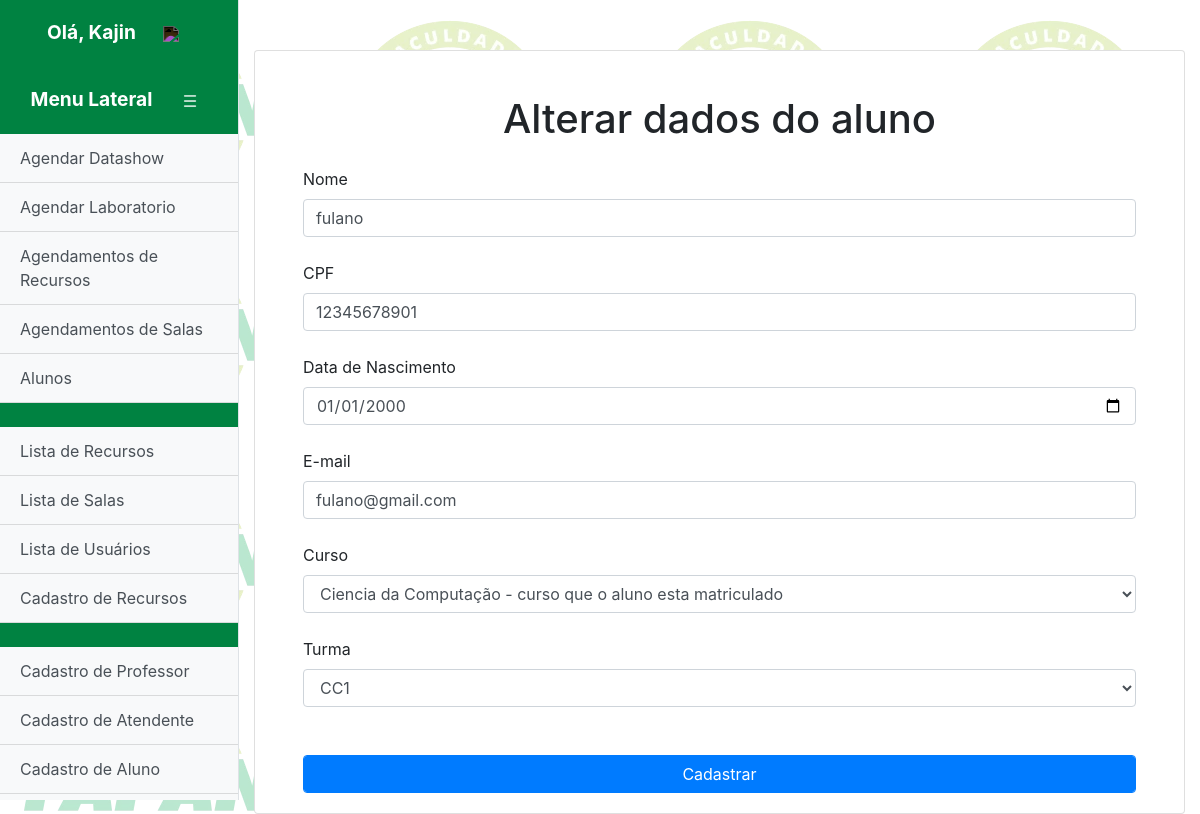
The page /altera_aluno.php?id_aluno=1 (signed in) on the database its author committed.
### tables this page shows
CREATE TABLE `aluno` (
  `id_aluno` int(11) NOT NULL,
  `nome` varchar(100) NOT NULL,
  `cpf` varchar(11) NOT NULL,
  `data_nasc` varchar(15) NOT NULL,
  `email` varchar(100) NOT NULL,
  `curso` int(11) NOT NULL,
  `turma` varchar(20) DEFAULT NULL
);

CREATE TABLE `curso` (
  `id` int(11) NOT NULL,
  `nome` varchar(100) NOT NULL
);

### altera_aluno.php (the view, shortened to what this page needs)
<?php
include("conexao.php");
$id_aluno = $_GET['id_aluno'];
?>
<!DOCTYPE html>
<html lang="en">
<head>
    <link rel="stylesheet" href="https://stackpath.bootstrapcdn.com/bootstrap/4.5.2/css/bootstrap.min.css">
    <link rel="stylesheet" href="styles.css">
</head>
<body>
    <div class="d-flex" id="wrapper">
    <?php include("menulateral.php"); ?>
        <div id="page-content-wrapper" class="container-fluid">
            <div class="card">
                <div class="card-body">
                    <h1 class="mt-4 mb-4" style="text-align: center;">Alterar dados do aluno</h1>
                    <form action="altera_aluno_sucesso.php?id_aluno= <?=$id_aluno?>" method="POST">
                    <?php
                        $sql = "SELECT * FROM aluno WHERE id_aluno = $id_aluno";
                        $resultado = $conn->query($sql);
                        if ($resultado->num_rows > 0) {
                            while ($assoc = $resultado->fetch_assoc()) {
                                $nome_turma = $assoc['turma'];
                                $curso = "SELECT * FROM curso WHERE id = " . $assoc['curso'];
                                $resultado_curso = $conn->query($curso);
                                while ($row = $resultado_curso->fetch_assoc()) {
                                    $id_curso = $row['id'];
                                    $nome_curso = $row['nome'];
                                }
                                ?>
                                <label for = "nome">
                                    Nome
                                    </label>
                                <input type="text" required class="form-control" name="nome" value="<?= $assoc['nome']?>">
                                <br>
                                <label for = "cpf">
                                        CPF
                                </label>
                                <input type="text" required class="form-control" name="cpf" value="<?= $assoc['cpf']?>">
                                <br>
                                <label for = "datanascimento">
                                        Data de Nascimento
                                </label>
                                <input type = "date" required class="form-control" id = "data" name = "data" value="<?= date('Y-m-d', strtotime($assoc['data_nasc']))?>">
                                <br>
                                <label for = "email">
                                        E-mail
                                </label>
                                <input type="text" required class="form-control" name="email" value="<?= $assoc['email']?>">
                                <br>
                                <label for = "curso">
                                        Curso
                                </label>
                                <select name="curso" class="form-control" id="curso" onchange="getTurmas()">
                                    <option value='<?= $id_curso ?>'><?= $nome_curso;?> - curso que o aluno esta matriculado </option>
                                    <?php
                                    $sql = "SELECT * FROM curso ORDER BY nome ASC";
                                    $resultado = $conn->query($sql);
                                    ?>
                                </select>
                                <br>
                                <label for = "turma">
                                            Turma
                                    </label>
                                    <select name="turma" class="form-control" id="turma">
                                        <?php if($nome_turma){
                                        ?>
                                            <option value='<?= $nome_turma ?>'><?= $nome_turma;?></option>
                                            <?php
                                        } else {?>
                                        <option value=''>Selecione uma turma</option>
                                        <?php
                                        }
                                            $sql = "SELECT * FROM turma WHERE curso = $id_curso ORDER BY nome ASC";
                                            $resultado = $conn->query($sql);
                                        ?>
                                    </select>
                                <br>
                            <br>
                            <button type="submit" class="form-control btn-primary">Cadastrar</button>
                            <?php
                        }
                    }
                ?>
                </form>
                </div>
            </div>
        </div>
    </div>
</body>
</html>

### styles.css (style rules this page uses)
#page-content-wrapper { margin-top: 50px; flex-direction: column; }
.container-fluid { display: flex; align-items: center; }
.card { width: 100%; max-width: 1000px; }
.card-body { padding: 1.25rem 3rem; }
#wrapper { background-image: url("./assets/Sem_titulo.png"); }

### rows shown on the page
aluno: nome "fulano", cpf "12345678901", data "01/01/2000", email "fulano@gmail.com", curso "Ciencia da Computação - curso que o aluno esta matriculado", turma "CC1"

### other values the page prints
$_SESSION['nome'] "Kajin"
